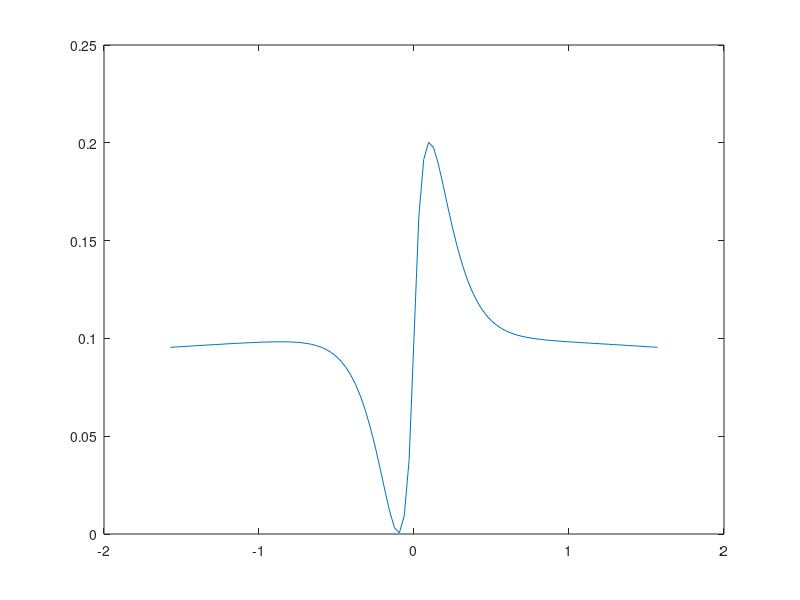

Reproduce this figure in MATLAB.
clearvars; clc;


% 
% 
% Robs = @(phi, psi, dpsi) ((phi-psi)./dpsi).*exp(1 - abs( (phi - psi)./dpsi ));
% Wobs = @(phi, psi, dpsi, sigma, h1) 0.5.*(tanh( h1.*(cos(phi-psi) - cos(2.*dpsi + sigma))) + 1);
% Dobs = @(r, Rr, Ra, d0) exp(-((r - Rr - Ra)./d0));


Robs = @(phi, psi, dpsi) ((psi-phi)./dpsi).*exp(1 - abs( (psi - phi)./dpsi ));
Wobs = @(phi, psi, dpsi, sigma, h1) 0.5.*(tanh( h1.*(cos(psi-phi) - cos(2.*dpsi + sigma))) + 1);
Dobs = @(r, Rr, Ra, d0) exp(-((r - Rr - Ra)./d0));


nsectors = 100;
psi = -pi/2:pi/nsectors:pi/2;
% psi = 0:pi/nsectors:pi;
dpsi =0.1;
% phi_robot = pi/2.0;
phi_robot = 0.0;
sigma = 0.2;
h1 = 0.1;
Rr = 0.20;
Ra = 0.4;
d0 = 1.3;

r = 1.5;
Fobs = Robs(phi_robot, psi, dpsi) + Wobs(phi_robot, psi, dpsi, sigma, h1) + Dobs(r, Rr, Ra, d0);



plot(psi, Fobs*0.1);

